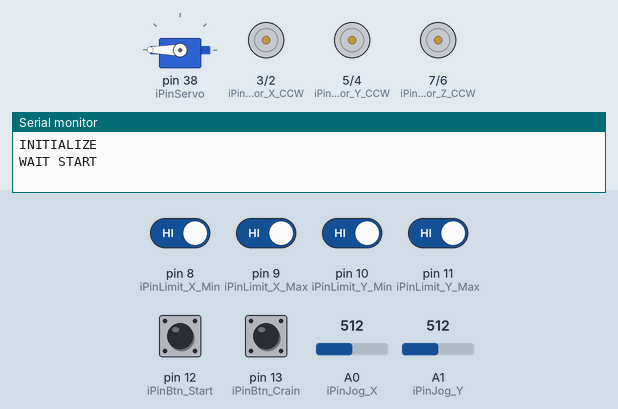
Bench run of a sketch on a simulated Arduino Mega 2560, built with avr-gcc and run on an emulated ATmega2560. Parts: servo, motor-driver pin pairs drawn as motors (green arrow = first pin HIGH = forward, orange = second pin HIGH = backward, longer = more drive), the last lines printed to the serial monitor. Inputs (shaded band) come from the test bench; at power-on: pin 8 (iPinLimit_X_Min), pin 9 (iPinLimit_X_Max), pin 10 (iPinLimit_Y_Min), pin 11 (iPinLimit_Y_Max), pin 12 (iPinBtn_Start), pin 13 (iPinBtn_Crain) HIGH, A1 (iPinJog_Y) = 512, A0 (iPinJog_X) = 512.

Above: at 1.7 s.
1.8 s: pin 12 (iPinBtn_Start) pulled LOW for 0.15 s
At 2.9 s:
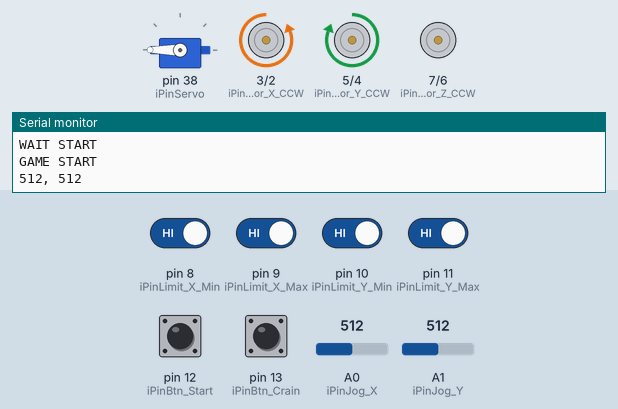
3.4 s: pin 8 (iPinLimit_X_Min) driven LOW
At 4.6 s:
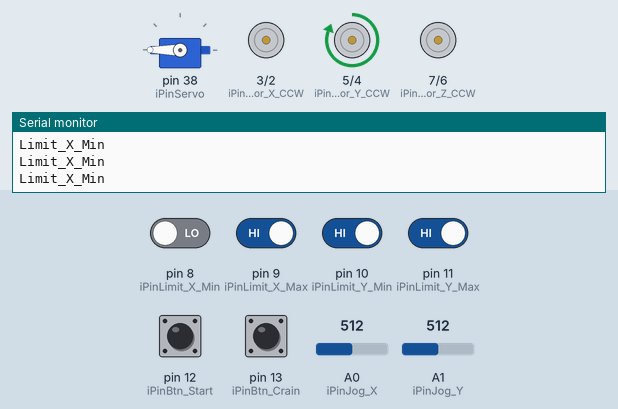
4.9 s: A1 (iPinJog_Y) set to 487
At 6.1 s:
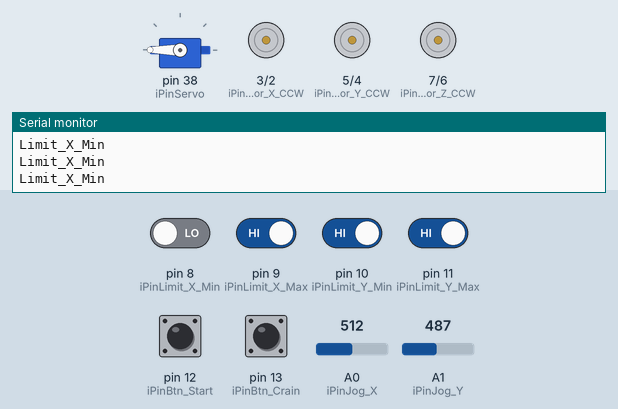
6.4 s: pin 13 (iPinBtn_Crain) pulled LOW for 0.15 s
At 7.6 s:
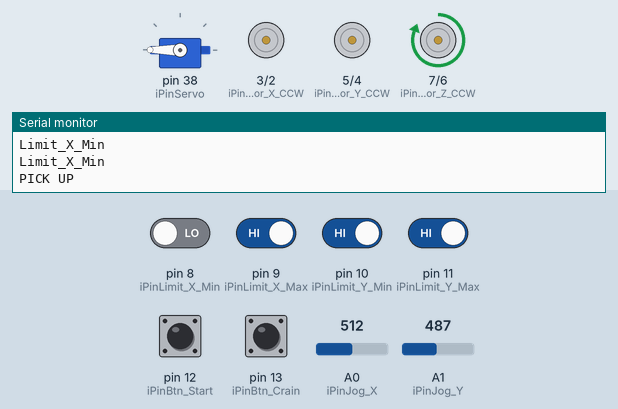
12.4 s: pin 11 (iPinLimit_Y_Max) driven LOW
At 14.9 s:
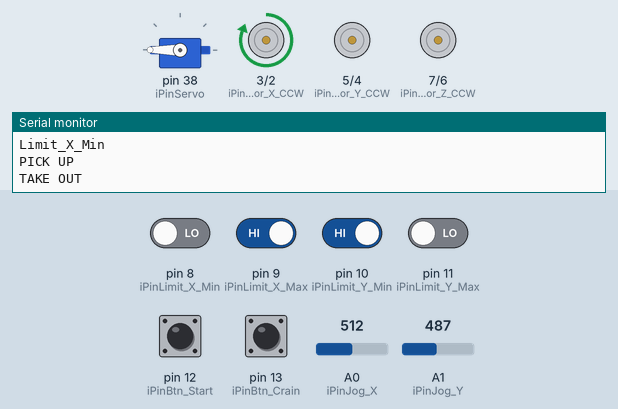
15.4 s: pin 9 (iPinLimit_X_Max) driven LOW
At 19.2 s:
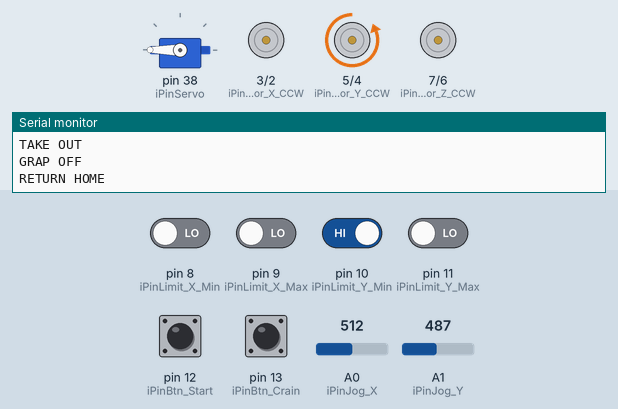
Timing chart, 0 to 19.4 s (numbered marks = the images above; inputs shaded):
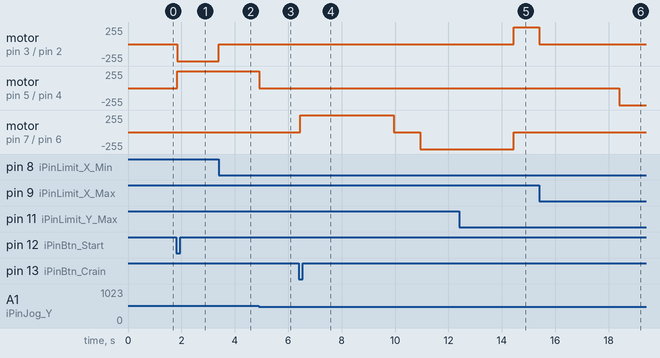

The sketch:

191216.ino
```cpp
#include <Servo.h>
#define TIME 30000

int iPinMotor_X_CW  = 2;
int iPinMotor_X_CCW = 3;
int iPinMotor_Y_CW  = 4;
int iPinMotor_Y_CCW = 5;
int iPinMotor_Z_CW  = 6;
int iPinMotor_Z_CCW = 7;
int iPinLimit_X_Min = 8;
int iPinLimit_X_Max = 9;
int iPinLimit_Y_Min = 10;
int iPinLimit_Y_Max = 11;
int iPinJog_X = A0;
int iPinJog_Y = A1;
int iPinServo = 38;
int iPinBtn_Start = 12;
int iPinBtn_Crain = 13;
int iOldVal_X = 0;
int iOldVal_Y = 0;

int iStep = 0;
unsigned long ulPreTime = 0;
unsigned long ulPreTime_Demo = 0;
Servo Gripper;

void setup() {
  Serial.begin(9600);
  Gripper.attach(iPinServo);
  Gripper.write(180);
  pinMode(iPinLimit_X_Min, INPUT_PULLUP);
  pinMode(iPinLimit_X_Max, INPUT_PULLUP);
  pinMode(iPinLimit_Y_Min, INPUT_PULLUP);
  pinMode(iPinLimit_Y_Max, INPUT_PULLUP);

  pinMode(iPinBtn_Start, INPUT_PULLUP);
  pinMode(iPinBtn_Crain, INPUT_PULLUP);

  delay(500);
}
int iStateDemo = 1;

void loop()
 {
  // 리미트 센서
  boolean bLimit_X_Min = (boolean)!digitalRead(iPinLimit_X_Min);
  boolean bLimit_X_Max = (boolean)!digitalRead(iPinLimit_X_Max);
  boolean bLimit_Y_Min = (boolean)!digitalRead(iPinLimit_Y_Min);
  boolean bLimit_Y_Max = (boolean)!digitalRead(iPinLimit_Y_Max);

  int iVal_X = analogRead(iPinJog_X);
  int iVal_Y = analogRead(iPinJog_Y);
  unsigned long ulCurTime = millis();
  if (iStep == 0)
  {
    Serial.println("INITIALIZE");
    Serial.println("WAIT START");
    iStep = 1;
  }
  if (iStep == 1)
  {
    if (digitalRead(iPinBtn_Start) == LOW)
    {
      delay(50);
      Serial.println("GAME START");
      iStep = 2;
      ulPreTime = ulCurTime;
    }

    if (iVal_Y > 700)  // Y+
    {
      analogWrite(iPinMotor_Z_CW, 0);
      analogWrite(iPinMotor_Z_CCW, 255);
    }
    else if (iVal_Y < 300)   // Y
    {
      analogWrite(iPinMotor_Z_CW, 255);
      analogWrite(iPinMotor_Z_CCW, 0);
    }
    else
    {
      analogWrite(iPinMotor_Z_CW, 0);
      analogWrite(iPinMotor_Z_CCW, 0);
    }
  }
  if (iStep == 2)
  {
    unsigned long ulElapsedTime = ulCurTime - ulPreTime;

    double dTime = (double)(TIME - ulElapsedTime)/1000.;

    if (ulElapsedTime >= TIME)
    {
      Serial.println("TIME OVER");
      iStep = 3;
    }
    else
    {
      // 조그 동작
      if ( (abs(iOldVal_X - iVal_X) > 30) || (abs(iOldVal_Y - iVal_Y) > 30) )
      {
        iOldVal_X = iVal_X;
        iOldVal_Y = iVal_Y;
        Serial.print(iVal_X);
        Serial.print(", ");
        Serial.println(iVal_Y);
      }

      if (iVal_X < 300)   // X+
      {
        if (bLimit_X_Max == false)
        {
          analogWrite(iPinMotor_X_CW, 0);
          analogWrite(iPinMotor_X_CCW, 255);
        }
        else
        {
          Serial.println("Limit_X_Max");
          analogWrite(iPinMotor_X_CW, 0);
          analogWrite(iPinMotor_X_CCW, 0);
        }
      }
      else if (iVal_X > 500)  // X
      {
        if (bLimit_X_Min == false)
        {
          analogWrite(iPinMotor_X_CW, 255);
          analogWrite(iPinMotor_X_CCW, 0);
        }
        else
        {
          Serial.println("Limit_X_Min");
          analogWrite(iPinMotor_X_CW, 0);
          analogWrite(iPinMotor_X_CCW, 0);
        }
      }
      else
      {
        analogWrite(iPinMotor_X_CW, 0);
        analogWrite(iPinMotor_X_CCW, 0);
      }
      if (iVal_Y > 500)  // Y+
      {
        if (bLimit_Y_Max == false)
        {
          analogWrite(iPinMotor_Y_CW, 0);
          analogWrite(iPinMotor_Y_CCW, 255);
        }
        else
        {
          Serial.println("Limit_Y_Max");
          analogWrite(iPinMotor_Y_CW, 0);
          analogWrite(iPinMotor_Y_CCW, 0);
        }
      }
      else if (iVal_Y < 300)   // Y
      {
        if (bLimit_Y_Min == false)
        {
          analogWrite(iPinMotor_Y_CW, 255);
          analogWrite(iPinMotor_Y_CCW, 0);
        }
        else
        {
          Serial.println("Limit_Y_Min");
          analogWrite(iPinMotor_Y_CW, 0);
          analogWrite(iPinMotor_Y_CCW, 0);
        }
      }
      else
      {
        analogWrite(iPinMotor_Y_CW, 0);
        analogWrite(iPinMotor_Y_CCW, 0);
      }
      // 크레인 동작버튼
      if (digitalRead(iPinBtn_Crain) == LOW)
      {
        delay(50);

        // 모터 정지
        analogWrite(iPinMotor_X_CW, 0);
        analogWrite(iPinMotor_X_CCW, 0);
        analogWrite(iPinMotor_Y_CW, 0);
        analogWrite(iPinMotor_Y_CCW, 0);
        iStep = 3;
      }
    }
  }
  if (iStep == 3)
  {
    Serial.println("PICK UP");

    // 1. 하강
    analogWrite(iPinMotor_Z_CW, 0);
    analogWrite(iPinMotor_Z_CCW, 255);

    delay(3500);
    // 2. 정지 & GRAP ON
    analogWrite(iPinMotor_Z_CW, 0);
    analogWrite(iPinMotor_Z_CCW, 0);
    Gripper.attach(iPinServo);
    Gripper.write(180);
    delay(1000);
    // 3. 상승
    analogWrite(iPinMotor_Z_CW, 255);
    analogWrite(iPinMotor_Z_CCW, 0);
    delay(3500);
    // 4. 정지
    analogWrite(iPinMotor_Z_CW, 0);
    analogWrite(iPinMotor_Z_CCW, 0);
    iStep = 4;
    Serial.println("TAKE OUT");
  }
  if (iStep == 4)
  {
    if (bLimit_X_Max == false)
    {
      analogWrite(iPinMotor_X_CW, 0);
      analogWrite(iPinMotor_X_CCW, 255);
    }
    else
    {
      analogWrite(iPinMotor_X_CW, 0);
      analogWrite(iPinMotor_X_CCW, 0);
    }
    if (bLimit_Y_Max == false)
    {
      analogWrite(iPinMotor_Y_CW, 0);
      analogWrite(iPinMotor_Y_CCW, 255);
    }
    else
    {
      analogWrite(iPinMotor_Y_CW, 0);
      analogWrite(iPinMotor_Y_CCW, 0);
    }
    if (bLimit_X_Max == true && bLimit_Y_Max == true)
    {
      analogWrite(iPinMotor_X_CW, 0);
      analogWrite(iPinMotor_X_CCW, 0);
      analogWrite(iPinMotor_Y_CW, 0);
      analogWrite(iPinMotor_Y_CCW, 0);
      iStep = 5;
    }
  }
  if (iStep == 5)
  {
    Serial.println("GRAP OFF");
    Gripper.attach(iPinServo);
    Gripper.write(180);
    delay(3000);
    iStep = 6;
    Serial.println("RETURN HOME");
  }
  if (iStep == 6)
  {
    if (bLimit_X_Min == false)
    {
      analogWrite(iPinMotor_X_CW, 255);
      analogWrite(iPinMotor_X_CCW, 0);
    }
    else
    {
      analogWrite(iPinMotor_X_CW, 0);
      analogWrite(iPinMotor_X_CCW, 0);
    }

    if (bLimit_Y_Min == false)
    {
      analogWrite(iPinMotor_Y_CW, 255);
      analogWrite(iPinMotor_Y_CCW, 0);
    }
    else
    {
      analogWrite(iPinMotor_Y_CW, 0);
      analogWrite(iPinMotor_Y_CCW, 0);
    }
    if (bLimit_X_Min == true && bLimit_Y_Min == true)
    {
      Serial.println("GAME OVER");
      analogWrite(iPinMotor_X_CW, 0);
      analogWrite(iPinMotor_X_CCW, 0);
      analogWrite(iPinMotor_Y_CW, 0);
      analogWrite(iPinMotor_Y_CCW, 0);
      iStep = 0;
    }
  }
 }
```

Measured:
- the behaviour switches between 501 and 500 on A1 (iPinJog_Y) (found by bisection; images 2 and 3)
- after the input at 1.8 s, motor on pin 3 (iPinMotor_X_CCW) / pin 2 (iPinMotor_X_CW): stopped → backward 255/255 after 0.05 s; motor on pin 5 (iPinMotor_Y_CCW) / pin 4 (iPinMotor_Y_CW): stopped → forward 255/255 after 0.05 s
- after the input at 3.4 s, motor on pin 3 (iPinMotor_X_CCW) / pin 2 (iPinMotor_X_CW): backward 255/255 → stopped at once
- after the input at 4.9 s, motor on pin 5 (iPinMotor_Y_CCW) / pin 4 (iPinMotor_Y_CW): forward 255/255 → stopped at once
- after the input at 6.4 s, motor on pin 7 (iPinMotor_Z_CCW) / pin 6 (iPinMotor_Z_CW): stopped → forward 255/255 after 0.05 s, → stopped 3.5 s later, → backward 255/255 1.0 s later
- after the input at 12.4 s, motor on pin 5 (iPinMotor_Y_CCW) / pin 4 (iPinMotor_Y_CW): stays stopped (without the input it goes to forward 255/255 after 2.1 s)
- after the input at 15.4 s, motor on pin 3 (iPinMotor_X_CCW) / pin 2 (iPinMotor_X_CW): forward 255/255 → stopped at once; motor on pin 5 (iPinMotor_Y_CCW) / pin 4 (iPinMotor_Y_CW): stopped → backward 255/255 after 3.0 s
